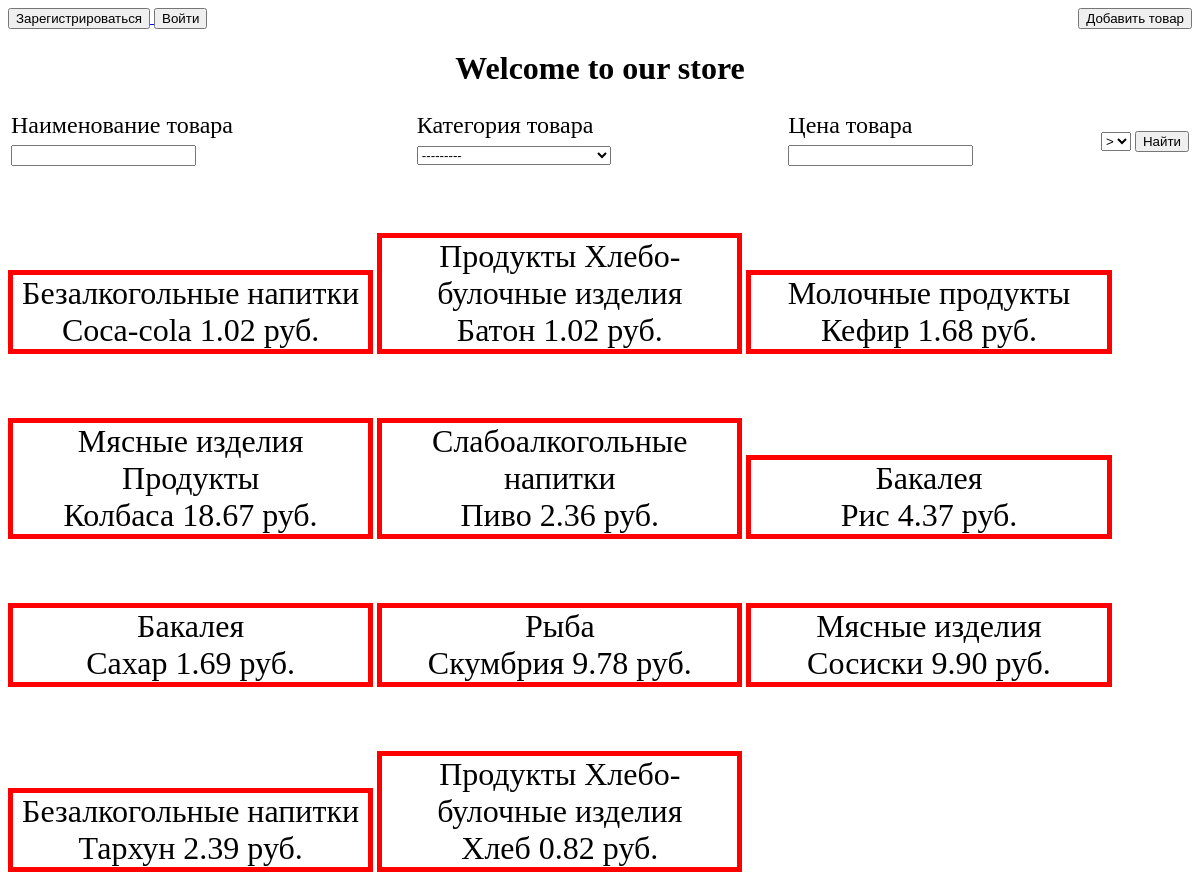
/main/, run on the app's committed database.
### main_app/models.py (models this page shows, shortened)
class Category(models.Model):
    category_name = models.CharField(max_length=150, verbose_name='Категория', unique=True)
    category_slug = models.SlugField(max_length=100, verbose_name='Слаг категории')
    def __str__(self):
        return self.category_name
    class Meta:
        verbose_name = 'Категория'
        verbose_name_plural = 'Категории'
        ordering = ['category_name']

class Product(models.Model):
    product_name = models.CharField(max_length=200, verbose_name='Наименование товара', unique=True)
    product_slug = models.SlugField(max_length=200, verbose_name='Слаг товара')
    product_price = models.DecimalField(max_digits=7, decimal_places=2, verbose_name='Цена товара', blank=True,
                                        null=True)
    product_quantity = models.PositiveIntegerField(verbose_name='Количество товара на складе', blank=True, null=True)
    product_units = models.ForeignKey('UnitOfMeasure', on_delete=models.CASCADE, verbose_name='Единицы измерения',
                                      blank=True, null=True)
    product_image = models.ImageField(verbose_name='Фото товара', upload_to='images/%Y/%m/%d', blank=True, null=True)
    is_available = models.BooleanField(default=True, verbose_name='Доступность', blank=True, null=True)
    product_countriesoforigin = models.ForeignKey('CountryOfOrigin', on_delete=models.CASCADE,
                                                  verbose_name='Страны происхождения', blank=True, null=True)
    product_categories = models.ManyToManyField('Category', verbose_name='Категории', blank=True)
    product_description = models.TextField(verbose_name="Описание товара", blank=True, null=True)
    class Meta:
        verbose_name = 'Товар'
        verbose_name_plural = 'Товары'
        ordering = ['product_name']

### main_app/views.py (the view, shortened to what this page needs)
# urls.py: path('main/', main_view, name='main'),
def main_view(request):
    products = Product.objects.all()
    form = FilterForm()
    return render(request, template_name='main.html', context={'products': products, 'form': form})

### main_app/forms.py
class FilterForm(forms.Form):
    category_name = forms.ModelChoiceField(queryset=Category.objects.all(), label='Категория товара',  required=False, widget=forms.Select())
    product_name = forms.CharField(label='Наименование товара', required=False)
    gl = forms.CharField(widget=forms.Select(choices=[('greater', '>'), ('less', '<')]),
                         label='', required=False)
    product_price = forms.DecimalField(label='Цена товара', required=False)

### main_app/templates/main.html (shortened to what this page needs)
<!DOCTYPE html>
{% load static %}
<html lang="en">
<head>
    <link rel="stylesheet" href="{% static 'css/style.css' %}">
</head>
<body>
{% if user.is_authenticated %}
<p>Welcome, {{ user.username }}</p>
<a href="{% url 'accounts:logout' %}">
    <button>Выйти</button>
</a>
{% else %}
<a href="{% url 'accounts:registration' %}">
    <button>Зарегистрироваться</button>
</a>
<a href="{% url 'accounts:login' %}">
    <button>Войти</button>
</a>
{% endif %}
<div style="float: right;">
    <a href="{% url 'main_app:create_product' %}"><button>Добавить товар</button></a>
</div>
<h1 style="text-align: center;">Welcome to our store</h1>
<div id="filter">
    <form action="" method="GET">
    <table>
        <tr>
            <td>
                {{ form.product_name.label }}
                {{ form.product_name }}
            </td>
            <td>
                {{ form.category_name.label }}
                {{ form.category_name }}
            </td>
            <td>
                {{ form.product_price.label }}
                {{ form.product_price }}
            </td>
            <td>
                {{ form.gl }}
            </td>
            <td>
                <input type="submit" value="Найти">
            </td>
        </tr>
    </table>
</form>
</div>
<div>
    {% for product in products %}
    <div class="product_card">
        <div>
            {% for category in product.product_categories.all %} {{ category }} {% endfor %}
        </div>
        <div>
        {{ product.product_name }} {{ product.product_price }} руб.
        </div>
    </div>
    {% endfor %}
</div>
</body>
</html>

### main_app/static/css/style.css (style rules this page uses)
#filter { margin: auto; font-size: 1.5em; }
.product_card { text-align: center; width: 30%; height: 20%; font-size: 2em; margin-top:2em; display: inline-block; justify-content: center; border: 5px solid red; }

### data on the page
Category: category_name "---------", category_name "Бакалея"
Product: product_name "Coca-cola", product_price "1.02"
Category: category_name "Безалкогольные напитки"
Product: product_name "Батон", product_price "1.02"
Category: category_name "Продукты"
Category: category_name "Хлебо-булочные изделия"
Product: product_name "Кефир", product_price "1.68"
Category: category_name "Молочные продукты"
Product: product_name "Колбаса", product_price "18.67"
Category: category_name "Мясные изделия"
Product: product_name "Пиво", product_price "2.36"
Category: category_name "Слабоалкогольные напитки"
Product: product_name "Рис", product_price "4.37"
Product: product_name "Сахар", product_price "1.69"
Product: product_name "Скумбрия", product_price "9.78"
Category: category_name "Рыба"
Product: product_name "Сосиски", product_price "9.90"
Product: product_name "Тархун", product_price "2.39"
Product: product_name "Хлеб", product_price "0.82"
